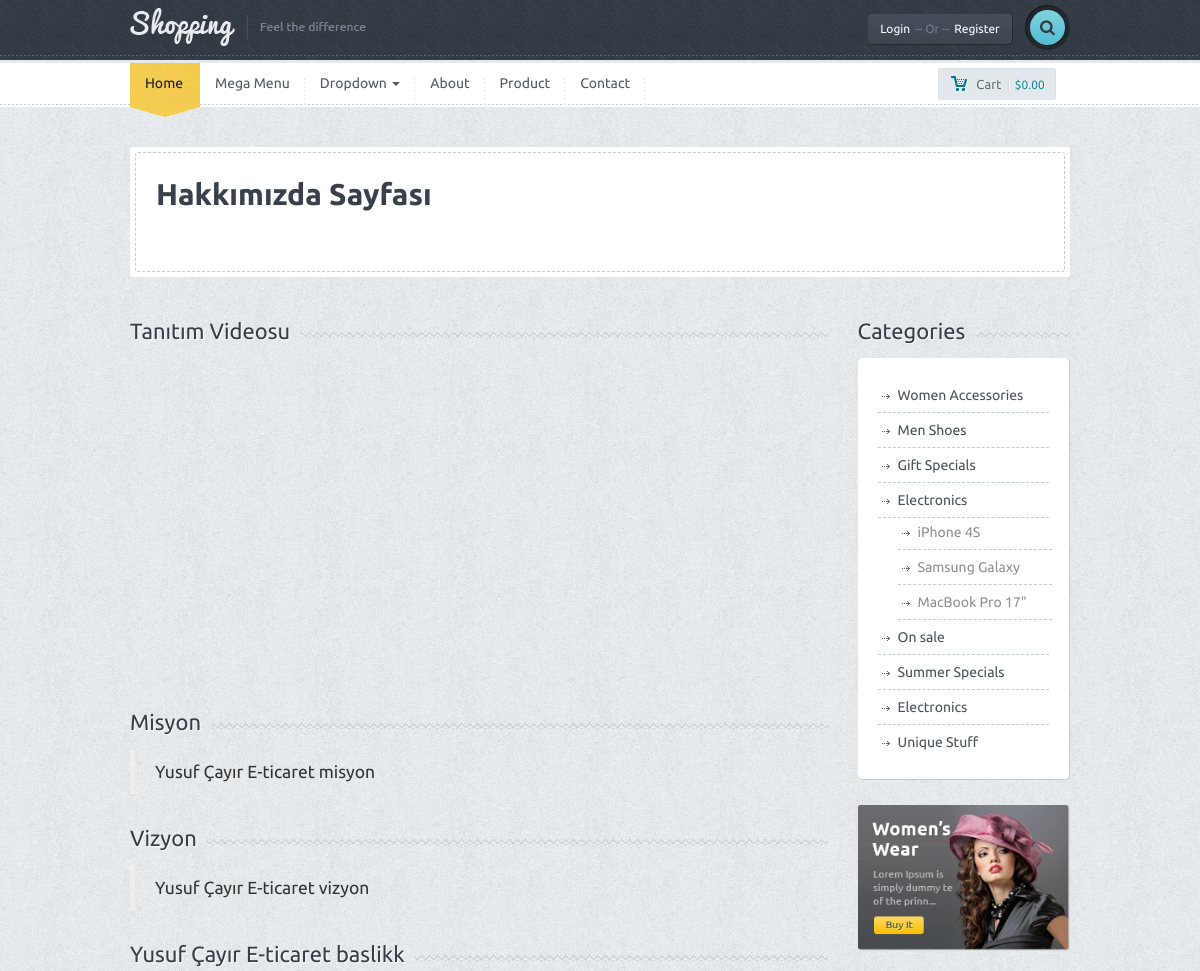
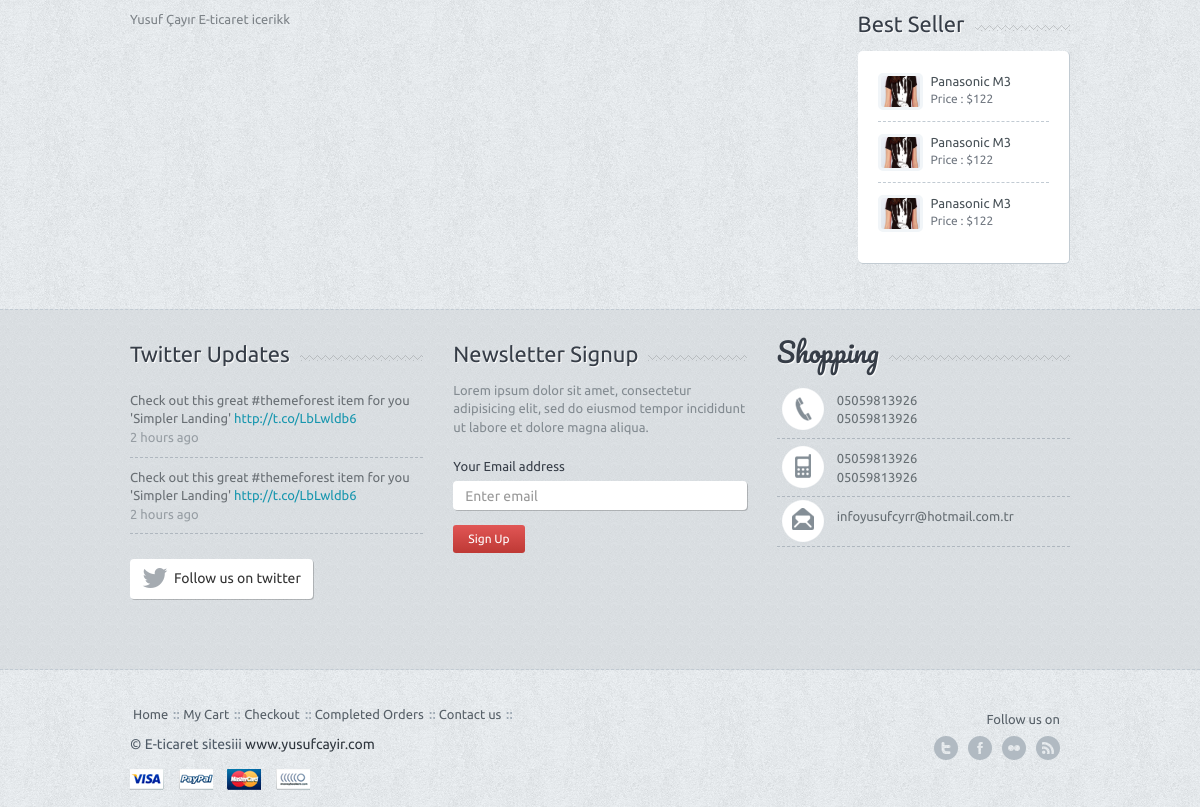
The page /eticaret/hakkimizda.php on the database its author committed (2 pictures, top to bottom).
### tables this page shows
CREATE TABLE `hakkimizda` (
  `hakkimizda_id` int NOT NULL,
  `hakkimizda_baslik` varchar(250) DEFAULT NULL,
  `hakkimizda_icerik` longtext,
  `hakkimizda_video` varchar(45) DEFAULT NULL,
  `hakkimizda_vizyon` longtext,
  `hakkimizda_misyon` longtext
);

CREATE TABLE `ayar` (
  `ayar_id` int NOT NULL,
  `ayar_logo` varchar(250) DEFAULT NULL,
  `ayar_title` varchar(250) DEFAULT NULL,
  `ayar_description` varchar(250) DEFAULT NULL,
  `ayar_author` varchar(45) DEFAULT NULL,
  `ayar_tel` varchar(45) DEFAULT NULL,
  `ayar_gsm` varchar(45) DEFAULT NULL,
  `ayar_faks` varchar(45) DEFAULT NULL,
  `ayar_mail` varchar(45) DEFAULT NULL,
  `ayar_ilce` varchar(45) DEFAULT NULL,
  `ayar_il` varchar(45) DEFAULT NULL,
  `ayar_adres` varchar(250) DEFAULT NULL,
  `ayar_mesai` varchar(250) DEFAULT NULL,
  `ayar_maps` varchar(250) DEFAULT NULL,
  `ayar_analystic` varchar(45) DEFAULT NULL,
  `ayar_zopim` varchar(250) DEFAULT NULL,
  `ayar_facebook` varchar(45) DEFAULT NULL,
  `ayar_twitter` varchar(45) DEFAULT NULL,
  `ayar_google` varchar(45) DEFAULT NULL,
  `ayar_youtube` varchar(45) DEFAULT NULL,
  `ayar_smtphost` varchar(45) DEFAULT NULL,
  `ayar_smtppassword` varchar(45) DEFAULT NULL,
  `ayar_smtpport` varchar(45) DEFAULT NULL,
  `ayar_keywords` varchar(45) DEFAULT NULL,
  `ayar_smtpuser` varchar(45) DEFAULT NULL
);

### eticaret/hakkimizda.php (the view)
<?php
include 'header.php';
$hakkimizdasor=$db->prepare("SELECT * FROM hakkimizda where hakkimizda_id=:id");
$hakkimizdasor->execute(array(
    'id' => 0
    ));
$hakkimizdacek=$hakkimizdasor->fetch(PDO::FETCH_ASSOC);
?>
	<div class="container">
		<div class="row">
			<div class="col-md-12">
				<div class="page-title-wrap">
					<div class="page-title-inner">
					<div class="row">
						<div class="col-md-4">
							<div class="bigtitle">Hakkımızda Sayfası</div>
						</div>
					</div>
					</div>
				</div>
			</div>
		</div>
		<div class="row">
			<div class="col-md-9">
            <div class="title-bg">
					<div class="title">Tanıtım Videosu</div>
				</div>
                <iframe width="560" height="315" src="https://www.youtube.com/embed/<?php echo $hakkimizdacek ['hakkimizda_video'] ?>" title="YouTube video player" frameborder="0" allow="accelerometer; autoplay; clipboard-write; encrypted-media; gyroscope; picture-in-picture; web-share" allowfullscreen></iframe>
            <div class="title-bg">
					<div class="title">Misyon</div>
				</div>
                <blockquote> <?php echo $hakkimizdacek['hakkimizda_misyon'] ?> </blockquote>
                <div class="title-bg">
					<div class="title">Vizyon</div>
				</div>
                <blockquote> <?php echo $hakkimizdacek['hakkimizda_vizyon'] ?> </blockquote>
				<div class="title-bg">
					<div class="title"><?php echo $hakkimizdacek ['hakkimizda_baslik']; ?></div>
				</div>
				<div class="page-content">
					<p>
                    <?php echo $hakkimizdacek ['hakkimizda_icerik']; ?>
					</p>
				</div>
            </div>
			<?php include 'sidebar.php'; ?>
		</div>
		<div class="spacer"></div>
	</div>
<?php include 'footer.php'; ?>

### eticaret/header.php (shortened to what this page needs)
<?php
include 'nedmin/netting/baglan.php';
$ayarsor=$db->prepare("SELECT * FROM ayar where ayar_id=:id");
$ayarsor->execute(array(
    'id' => 0
    ));
$ayarcek=$ayarsor->fetch(PDO::FETCH_ASSOC);
?>
<!DOCTYPE html>
<html lang="en">
  <head>
	<link href='font-awesome\css\font-awesome.css' rel="stylesheet" type="text/css">
    <link href="bootstrap\css\bootstrap.min.css" rel="stylesheet">
	<link rel="stylesheet" href="style.css">
	<link rel="stylesheet" href="css\owl.carousel.css">
	<link rel="stylesheet" href="css\owl.transitions.css">
  </head>
  <body>
  <div id="wrapper">
	<div class="header">
		<div class="container">
			<div class="row">
				<div class="col-xs-6 col-md-4 main-logo">
					<a href="index.php"><img src="images\logo.png" alt="logo" class="logo img-responsive"></a>
				</div>
				<div class="col-md-8">
					<div class="pushright">
						<div class="top">
							<a href="#" id="reg" class="btn btn-default btn-dark">Login<span>-- Or --</span>Register</a>
							<div class="srch-wrap">
								<a href="#" id="srch" class="btn btn-default btn-search"><i class="fa fa-search"></i></a>
							</div>
						</div>
					</div>
				</div>
			</div>
		</div>
		<div class="dashed"></div>
	</div>
	<div class="main-nav">
		<div class="navbar navbar-default navbar-static-top">
			<div class="container">
				<div class="row">
					<div class="col-md-10">
						<div class="navbar-collapse collapse">
							<ul class="nav navbar-nav">
								<li><a href="index-1.htm" class="active">Home</a><div class="curve"></div></li>
								<li class="dropdown menu-large">
									<a href="#" class="dropdown-toggle" data-toggle="dropdown">Mega Menu</a>
								</li>
								<li class="dropdown">
									<a href="#" class="dropdown-toggle" data-toggle="dropdown">Dropdown <b class="caret"></b></a>
								</li>
								<li><a href="page-sidebar.htm">About</a></li>
								<li><a href="category.htm">Product</a></li>
								<li><a href="contact.htm">Contact</a></li>
							</ul>
						</div>
					</div>
					<div class="col-md-2 machart">
						<button id="popcart" class="btn btn-default btn-chart btn-sm "><span class="mychart">Cart</span>|<span class="allprice">$0.00</span></button>
					</div>
				</div>
			</div>
		</div>
	</div>

### eticaret/sidebar.php
<div class="col-md-3">
				<div class="title-bg">
					<div class="title">Categories</div>
				</div>
				<div class="categorybox">
					<ul>
						<li><a href="category.htm">Women Accessories</a></li>
						<li><a href="category.htm">Men Shoes</a></li>
						<li><a href="category.htm">Gift Specials</a></li>
						<li><a href="category.htm">Electronics</a>
							<ul>
								<li><a href="#">iPhone 4S</a></li>
								<li><a href="#">Samsung Galaxy</a></li>
								<li><a href="#">MacBook Pro 17"</a></li>
							</ul>
						</li>
						<li><a href="category.htm">On sale</a></li>
						<li><a href="category.htm">Summer Specials</a></li>
						<li><a href="category.htm">Electronics</a></li>
						<li class="lastone"><a href="category.htm">Unique Stuff</a></li>
					</ul>
				</div>
				<div class="ads">
					<a href="product.htm"><img src="images\ads.png" class="img-responsive" alt=""></a>
				</div>
				<div class="title-bg">
					<div class="title">Best Seller</div>
				</div>
				<div class="best-seller">
					<ul>
						<li class="clearfix">
							<a href="#"><img src="images\demo-img.jpg" alt="" class="img-responsive mini"></a>
							<div class="mini-meta">
								<a href="#" class="smalltitle2">Panasonic M3</a>
								<p class="smallprice2">Price : $122</p>
							</div>
						</li>
						<li class="clearfix">
							<a href="#"><img src="images\demo-img.jpg" alt="" class="img-responsive mini"></a>
							<div class="mini-meta">
								<a href="#" class="smalltitle2">Panasonic M3</a>
								<p class="smallprice2">Price : $122</p>
							</div>
						</li>
						<li class="clearfix">
							<a href="#"><img src="images\demo-img.jpg" alt="" class="img-responsive mini"></a>
							<div class="mini-meta">
								<a href="#" class="smalltitle2">Panasonic M3</a>
								<p class="smallprice2">Price : $122</p>
							</div>
						</li>
					</ul>
				</div>
			</div>

### eticaret/footer.php (shortened to what this page needs)
<div class="f-widget">
		<div class="container">
			<div class="row">
				<div class="col-md-4">
					<div class="title-widget-bg">
						<div class="title-widget">Twitter Updates</div>
					</div>
					<ul class="tweets">
						<li>Check out this great #themeforest item for you
						'Simpler Landing' <a href="#">http://t.co/LbLwldb6 </a>
						<span>2 hours ago</span></li>
						<li class="lastone">Check out this great #themeforest item for you
						'Simpler Landing' <a href="#">http://t.co/LbLwldb6 </a>
						<span>2 hours ago</span></li>
					</ul>
					<a href="#" class="btn btn-default btn-follow"><i class="fa fa-twitter fa-2x"></i><div>Follow us on twitter</div></a>
				</div>
				<div class="col-md-4">
					<div class="title-widget-bg">
						<div class="title-widget">Newsletter Signup</div>
					</div>
					<div class="newsletter">
						<p>
							Lorem ipsum dolor sit amet, consectetur adipisicing elit, sed do eiusmod tempor incididunt ut labore et dolore magna aliqua.
						</p>
						<form role="form">
							<div class="form-group">
								<label>Your Email address</label>
								<input type="email" class="form-control newstler-input" id="exampleInputEmail1" placeholder="Enter email">
								<button class="btn btn-default btn-red btn-sm">Sign Up</button>
							</div>
						</form>
					</div>
				</div>
				<div class="col-md-4">
					<div class="title-widget-bg">
						<div class="title-widget-cursive">Shopping</div>
					</div>
					<ul class="contact-widget">
						<li class="fphone"><?php echo $ayarcek['ayar_tel'];  ?> <br><?php echo $ayarcek['ayar_faks'];  ?></li>
						<li class="fmobile"><?php echo $ayarcek['ayar_gsm'];  ?><br><?php echo $ayarcek['ayar_gsm'];  ?></li>
						<li class="fmail lastone"><?php echo $ayarcek['ayar_mail'];  ?></li>
					</ul>
				</div>
			</div>
			<div class="spacer"></div>
		</div>
	</div>
	<div class="footer">
		<div class="container">
			<div class="row">
				<div class="col-md-9">
					<ul class="footermenu">
						<li><a href="index-1.htm">Home</a></li>
						<li><a href="cart.htm">My Cart</a></li>
						<li><a href="checkout.htm">Checkout</a></li>
						<li><a href="order.htm">Completed Orders</a></li>
						<li><a href="contact.htm">Contact us</a></li>
					</ul>
					<div class="f-credit">&copy; <?php echo $ayarcek['ayar_author']  ?> <a href="
                    http://222.yusufcayir.com">www.yusufcayir.com</a></div>
					<a href=""><div class="payment visa"></div></a>
					<a href=""><div class="payment paypal"></div></a>
					<a href=""><div class="payment mc"></div></a>
					<a href=""><div class="payment nh"></div></a>
				</div>
				<div class="col-md-3">
					<div class="followon">Follow us on</div>
					<div class="fsoc">
						<a href=<?php echo $ayarcek['ayar_twitter']; ?> class="ftwitter">twitter</a>
						<a href=<?php echo $ayarcek['ayar_facebook']; ?> class="ffacebook">facebook</a>
						<a href=<?php echo $ayarcek['ayar_youtube']; ?> class="fflickr">Youtube</a>
						<a href=<?php echo $ayarcek['ayar_google']; ?> class="ffeed">Google</a>
					</div>
					<div class="clearfix"></div>
				</div>
			</div>
		</div>
	</div>
	</div>
  </body>
</html>

### rows shown on the page
hakkimizda: hakkimizda_misyon "Yusuf Çayır E-ticaret misyon", hakkimizda_vizyon "Yusuf Çayır E-ticaret vizyon", hakkimizda_baslik "Yusuf Çayır E-ticaret baslikk", hakkimizda_icerik "Yusuf Çayır E-ticaret icerikk"
ayar: ayar_tel "05059813926", ayar_faks "05059813926", ayar_gsm "05059813926", ayar_mail "infoyusufcyrr@hotmail.com.tr", ayar_author "E-ticaret sitesiii"
